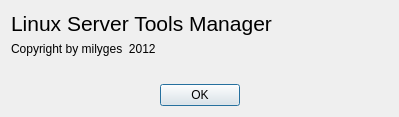
<?xml version="1.0" encoding="UTF-8"?>
<ui version="4.0">
 <class>DialogAbout</class>
 <widget class="QDialog" name="DialogAbout">
  <property name="windowModality">
   <enum>Qt::ApplicationModal</enum>
  </property>
  <property name="geometry">
   <rect>
    <x>0</x>
    <y>0</y>
    <width>399</width>
    <height>117</height>
   </rect>
  </property>
  <property name="sizePolicy">
   <sizepolicy hsizetype="Fixed" vsizetype="Fixed">
    <horstretch>0</horstretch>
    <verstretch>0</verstretch>
   </sizepolicy>
  </property>
  <property name="windowTitle">
   <string>Dialog</string>
  </property>
  <property name="sizeGripEnabled">
   <bool>false</bool>
  </property>
  <property name="modal">
   <bool>true</bool>
  </property>
  <layout class="QVBoxLayout" name="verticalLayout">
   <item>
    <widget class="QLabel" name="label">
     <property name="font">
      <font>
       <pointsize>16</pointsize>
      </font>
     </property>
     <property name="text">
      <string>Linux Server Tools Manager</string>
     </property>
    </widget>
   </item>
   <item>
    <widget class="QLabel" name="label_2">
     <property name="text">
      <string>Copyright by milyges &lt;milyges@gmail.com&gt; 2012</string>
     </property>
    </widget>
   </item>
   <item>
    <spacer name="verticalSpacer">
     <property name="orientation">
      <enum>Qt::Vertical</enum>
     </property>
     <property name="sizeHint" stdset="0">
      <size>
       <width>20</width>
       <height>12</height>
      </size>
     </property>
    </spacer>
   </item>
   <item>
    <layout class="QHBoxLayout" name="horizontalLayout">
     <item>
      <spacer name="horizontalSpacer">
       <property name="orientation">
        <enum>Qt::Horizontal</enum>
       </property>
       <property name="sizeHint" stdset="0">
        <size>
         <width>40</width>
         <height>20</height>
        </size>
       </property>
      </spacer>
     </item>
     <item>
      <widget class="QDialogButtonBox" name="buttonBox">
       <property name="orientation">
        <enum>Qt::Vertical</enum>
       </property>
       <property name="standardButtons">
        <set>QDialogButtonBox::Ok</set>
       </property>
      </widget>
     </item>
     <item>
      <spacer name="horizontalSpacer_2">
       <property name="orientation">
        <enum>Qt::Horizontal</enum>
       </property>
       <property name="sizeHint" stdset="0">
        <size>
         <width>40</width>
         <height>20</height>
        </size>
       </property>
      </spacer>
     </item>
    </layout>
   </item>
  </layout>
 </widget>
 <resources/>
 <connections>
  <connection>
   <sender>buttonBox</sender>
   <signal>accepted()</signal>
   <receiver>DialogAbout</receiver>
   <slot>accept()</slot>
   <hints>
    <hint type="sourcelabel">
     <x>200</x>
     <y>93</y>
    </hint>
    <hint type="destinationlabel">
     <x>199</x>
     <y>58</y>
    </hint>
   </hints>
  </connection>
 </connections>
</ui>
